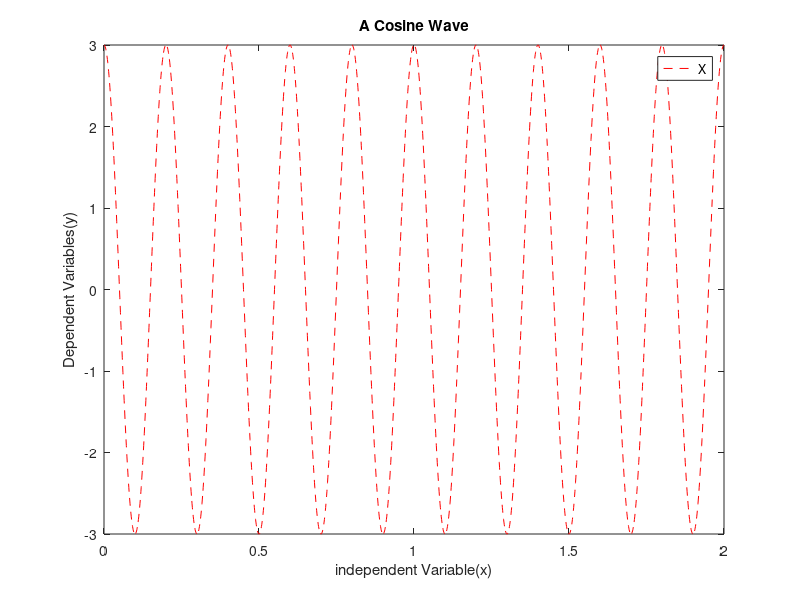

Write the MATLAB code that produced this figure.
x = 0:0.001:2;
y = 3 * cos(2 * pi * 5 * x); % Changed sin to cos
figure(1);
plot(x, y, 'r--');
title('A Cosine Wave');
legend('X');
xlabel('independent Variable(x)');
ylabel('Dependent Variables(y)');
